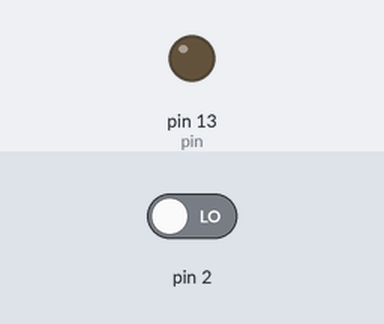
Bench run of a sketch on a simulated Arduino Uno, built with avr-gcc and run on an emulated ATmega328P. On the bench: output pins drawn as LEDs (lit = HIGH). Inputs (shaded band) come from the test bench; at power-on: pin 2 LOW.

Above: at 1.2 s.
1.3 s: pin 2 driven HIGH
At 1.8 s:
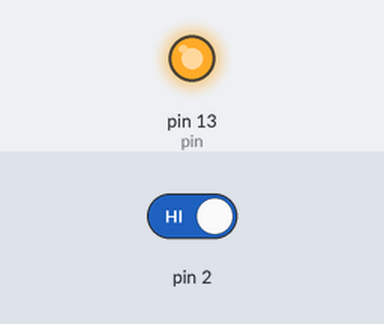
2.8 s: pin 2 driven LOW
At 4.1 s:
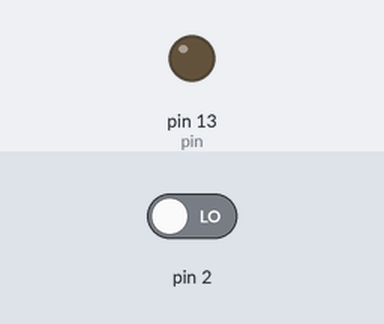
Timing chart, 0 to 5.8 s (numbered marks = the images above; inputs shaded):
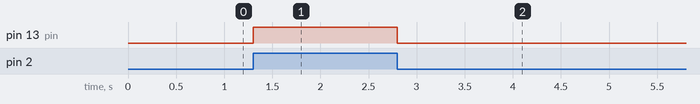

The sketch:

interrupcioneshardware.ino
```cpp
int pin = 13;
volatile int estado = LOW;
void setup()
{
pinMode(pin, OUTPUT);
attachInterrupt(0, parpadeo, CHANGE);
}
void loop()
{
digitalWrite(pin, estado);
}
void parpadeo()
{
  detachInterrupt(0);
  estado = !estado;
  attachInterrupt(0, parpadeo, CHANGE);
}
```

Measured:
- after the input at 1.3 s, pin 13 (pin): LOW → HIGH at once
- after the input at 2.8 s, pin 13 (pin): HIGH → LOW at once
